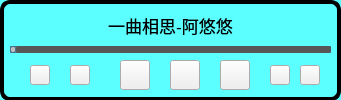
<?xml version="1.0" encoding="UTF-8"?>
<ui version="4.0">
 <class>Lenon</class>
 <widget class="QWidget" name="Lenon">
  <property name="geometry">
   <rect>
    <x>0</x>
    <y>0</y>
    <width>341</width>
    <height>100</height>
   </rect>
  </property>
  <property name="windowTitle">
   <string>旭听音乐</string>
  </property>
  <property name="windowIcon">
   <iconset resource="lib.qrc">
    <normaloff>:/lib/yinyue.png</normaloff>:/lib/yinyue.png</iconset>
  </property>
  <property name="styleSheet">
   <string notr="true">
#Lenon{
background:rgba(0,255,255,0.4);
}</string>
  </property>
  <widget class="QFrame" name="frame">
   <property name="geometry">
    <rect>
     <x>0</x>
     <y>0</y>
     <width>341</width>
     <height>101</height>
    </rect>
   </property>
   <property name="styleSheet">
    <string notr="true">#frame
{
border-radius:10px;
border-width:4px;
border-style:solid ;
border-image: url(:/lib2/870.JPG);
}</string>
   </property>
   <property name="frameShape">
    <enum>QFrame::StyledPanel</enum>
   </property>
   <property name="frameShadow">
    <enum>QFrame::Raised</enum>
   </property>
   <widget class="QLabel" name="label">
    <property name="geometry">
     <rect>
      <x>10</x>
      <y>10</y>
      <width>321</width>
      <height>31</height>
     </rect>
    </property>
    <property name="font">
     <font>
      <pointsize>13</pointsize>
     </font>
    </property>
    <property name="text">
     <string>一曲相思-阿悠悠</string>
    </property>
    <property name="alignment">
     <set>Qt::AlignCenter</set>
    </property>
   </widget>
   <widget class="QSlider" name="horizontalSlider">
    <property name="geometry">
     <rect>
      <x>10</x>
      <y>44</y>
      <width>321</width>
      <height>11</height>
     </rect>
    </property>
    <property name="styleSheet">
     <string notr="true">QSlider::groove:horizontal {
    border: 1px solid #4A708B;
    background: #C0C0C0;
    height: 5px;
    border-radius: 1px;
    padding-left:-1px;
    padding-right:-1px;
}

QSlider::sub-page:horizontal {
    background: qlineargradient(x1:0, y1:0, x2:0, y2:1,
        stop:0 #B1B1B1, stop:1 #c4c4c4);
    background: qlineargradient(x1: 0, y1: 0.2, x2: 1, y2: 1,
        stop: 0 #5DCCFF, stop: 1 #1874CD);
    border: 1px solid #4A708B;
    height: 10px;
    border-radius: 2px;
}

QSlider::add-page:horizontal {
    background: #575757;
    border: 0px solid #777;
    height: 10px;
    border-radius: 2px;
}

QSlider::handle:horizontal
{
    background: qradialgradient(spread:pad, cx:0.5, cy:0.5, radius:0.5, fx:0.5, fy:0.5,
        stop:0.6 #45ADED, stop:0.778409 rgba(255, 255, 255, 255));

    width: 11px;
    margin-top: -3px;
    margin-bottom: -3px;
    border-radius: 5px;
}

QSlider::handle:horizontal:hover {
    background: qradialgradient(spread:pad, cx:0.5, cy:0.5, radius:0.5, fx:0.5, fy:0.5, stop:0.6 #2A8BDA,
        stop:0.778409 rgba(255, 255, 255, 255));

    width: 11px;
    margin-top: -3px;
    margin-bottom: -3px;
    border-radius: 5px;
}

QSlider::sub-page:horizontal:disabled {
    background: #00009C;
    border-color: #999;
}

QSlider::add-page:horizontal:disabled {
    background: #eee;
    border-color: #999;
}

QSlider::handle:horizontal:disabled {
    background: #eee;
    border: 1px solid #aaa;
    border-radius: 4px;
}</string>
    </property>
    <property name="orientation">
     <enum>Qt::Horizontal</enum>
    </property>
   </widget>
   <widget class="QPushButton" name="pushButton">
    <property name="geometry">
     <rect>
      <x>120</x>
      <y>60</y>
      <width>30</width>
      <height>30</height>
     </rect>
    </property>
    <property name="styleSheet">
     <string notr="true">border-image: url(:/lib2/shangyiqu.png);</string>
    </property>
    <property name="text">
     <string/>
    </property>
   </widget>
   <widget class="QPushButton" name="pushButton_2">
    <property name="geometry">
     <rect>
      <x>170</x>
      <y>60</y>
      <width>30</width>
      <height>30</height>
     </rect>
    </property>
    <property name="styleSheet">
     <string notr="true">border-image: url(:/lib2/bofangzanting.png);</string>
    </property>
    <property name="text">
     <string/>
    </property>
   </widget>
   <widget class="QPushButton" name="pushButton_3">
    <property name="geometry">
     <rect>
      <x>220</x>
      <y>60</y>
      <width>30</width>
      <height>30</height>
     </rect>
    </property>
    <property name="styleSheet">
     <string notr="true">border-image: url(:/lib2/xiayiqu.png);</string>
    </property>
    <property name="text">
     <string/>
    </property>
   </widget>
   <widget class="QPushButton" name="pushButton_4">
    <property name="geometry">
     <rect>
      <x>300</x>
      <y>65</y>
      <width>20</width>
      <height>20</height>
     </rect>
    </property>
    <property name="styleSheet">
     <string notr="true">border-image: url(:/lib2/jijianmoshi.png);</string>
    </property>
    <property name="text">
     <string/>
    </property>
   </widget>
   <widget class="QPushButton" name="pushButton_5">
    <property name="geometry">
     <rect>
      <x>30</x>
      <y>65</y>
      <width>20</width>
      <height>20</height>
     </rect>
    </property>
    <property name="styleSheet">
     <string notr="true">border-image: url(:/lib2/suiji.png);</string>
    </property>
    <property name="text">
     <string/>
    </property>
   </widget>
   <widget class="QPushButton" name="pushButton_6">
    <property name="geometry">
     <rect>
      <x>70</x>
      <y>65</y>
      <width>20</width>
      <height>20</height>
     </rect>
    </property>
    <property name="styleSheet">
     <string notr="true">border-image: url(:/lib2/shengyin.png);</string>
    </property>
    <property name="text">
     <string/>
    </property>
   </widget>
   <widget class="QPushButton" name="pushButton_7">
    <property name="geometry">
     <rect>
      <x>270</x>
      <y>65</y>
      <width>20</width>
      <height>20</height>
     </rect>
    </property>
    <property name="styleSheet">
     <string notr="true">border-image: url(:/lib2/ci.png);</string>
    </property>
    <property name="text">
     <string/>
    </property>
   </widget>
  </widget>
 </widget>
 <resources>
  <include location="lib.qrc"/>
 </resources>
 <connections/>
</ui>
